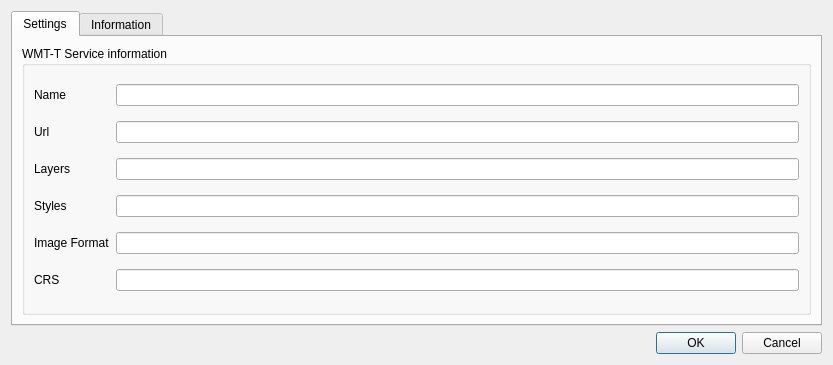
<?xml version="1.0" encoding="UTF-8"?>
<ui version="4.0">
 <class>Dialog</class>
 <widget class="QDialog" name="Dialog">
  <property name="geometry">
   <rect>
    <x>0</x>
    <y>0</y>
    <width>833</width>
    <height>365</height>
   </rect>
  </property>
  <property name="windowTitle">
   <string>Dialog</string>
  </property>
  <layout class="QGridLayout" name="gridLayout">
   <item row="0" column="0">
    <widget class="QTabWidget" name="tabWidget">
     <property name="currentIndex">
      <number>0</number>
     </property>
     <widget class="QWidget" name="tab_settings">
      <attribute name="title">
       <string>Settings</string>
      </attribute>
      <layout class="QGridLayout" name="gridLayout_4">
       <item row="0" column="0">
        <widget class="QGroupBox" name="groupBox">
         <property name="title">
          <string>WMT-T Service information</string>
         </property>
         <layout class="QGridLayout" name="gridLayout_3">
          <item row="1" column="0">
           <widget class="QLabel" name="label_2">
            <property name="text">
             <string>Url</string>
            </property>
           </widget>
          </item>
          <item row="4" column="0">
           <widget class="QLabel" name="label_5">
            <property name="text">
             <string>Image Format</string>
            </property>
           </widget>
          </item>
          <item row="0" column="0">
           <widget class="QLabel" name="label">
            <property name="text">
             <string>Name</string>
            </property>
           </widget>
          </item>
          <item row="3" column="0">
           <widget class="QLabel" name="label_4">
            <property name="text">
             <string>Styles</string>
            </property>
           </widget>
          </item>
          <item row="2" column="0">
           <widget class="QLabel" name="label_3">
            <property name="text">
             <string>Layers</string>
            </property>
           </widget>
          </item>
          <item row="0" column="1">
           <widget class="QLineEdit" name="name"/>
          </item>
          <item row="5" column="0">
           <widget class="QLabel" name="label_6">
            <property name="text">
             <string>CRS</string>
            </property>
           </widget>
          </item>
          <item row="1" column="1">
           <widget class="QLineEdit" name="url"/>
          </item>
          <item row="2" column="1">
           <widget class="QLineEdit" name="layers"/>
          </item>
          <item row="3" column="1">
           <widget class="QLineEdit" name="styles"/>
          </item>
          <item row="4" column="1">
           <widget class="QLineEdit" name="imgformat"/>
          </item>
          <item row="5" column="1">
           <widget class="QLineEdit" name="crs"/>
          </item>
         </layout>
        </widget>
       </item>
      </layout>
     </widget>
     <widget class="QWidget" name="tab_info">
      <attribute name="title">
       <string>Information</string>
      </attribute>
      <layout class="QGridLayout" name="gridLayout_2">
       <item row="0" column="0">
        <widget class="QTextBrowser" name="textBrowser">
         <property name="html">
          <string>&lt;!DOCTYPE HTML PUBLIC &quot;-//W3C//DTD HTML 4.0//EN&quot; &quot;http://www.w3.org/TR/REC-html40/strict.dtd&quot;&gt;
&lt;html&gt;&lt;head&gt;&lt;meta name=&quot;qrichtext&quot; content=&quot;1&quot; /&gt;&lt;style type=&quot;text/css&quot;&gt;
p, li { white-space: pre-wrap; }
&lt;/style&gt;&lt;/head&gt;&lt;body style=&quot; font-family:'Cantarell'; font-size:11pt; font-weight:400; font-style:normal;&quot;&gt;
&lt;p style=&quot; margin-top:0px; margin-bottom:0px; margin-left:0px; margin-right:0px; -qt-block-indent:0; text-indent:0px;&quot;&gt;To add a service, set the name (for your layer), the WMS-T service url and the layers, styles of the service (comma separated), the image format and the crs of the service.&lt;/p&gt;
&lt;p style=&quot;-qt-paragraph-type:empty; margin-top:0px; margin-bottom:0px; margin-left:0px; margin-right:0px; -qt-block-indent:0; text-indent:0px;&quot;&gt;&lt;br /&gt;&lt;/p&gt;
&lt;p style=&quot; margin-top:0px; margin-bottom:0px; margin-left:0px; margin-right:0px; -qt-block-indent:0; text-indent:0px;&quot;&gt;Working example:&lt;/p&gt;
&lt;p style=&quot;-qt-paragraph-type:empty; margin-top:0px; margin-bottom:0px; margin-left:0px; margin-right:0px; -qt-block-indent:0; text-indent:0px;&quot;&gt;&lt;br /&gt;&lt;/p&gt;
&lt;ul style=&quot;margin-top: 0px; margin-bottom: 0px; margin-left: 0px; margin-right: 0px; -qt-list-indent: 1;&quot;&gt;&lt;li style=&quot; margin-top:12px; margin-bottom:0px; margin-left:0px; margin-right:0px; -qt-block-indent:0; text-indent:0px;&quot;&gt;Name: KNMI Regen&lt;/li&gt;
&lt;li style=&quot; margin-top:0px; margin-bottom:0px; margin-left:0px; margin-right:0px; -qt-block-indent:0; text-indent:0px;&quot;&gt;Url: http://geoservices.knmi.nl/cgi-bin/RADNL_OPER_R___25PCPRR_L3.cgi&lt;/li&gt;
&lt;li style=&quot; margin-top:0px; margin-bottom:0px; margin-left:0px; margin-right:0px; -qt-block-indent:0; text-indent:0px;&quot;&gt;Layers: RADNL_OPER_R___25PCPRR_L3_COLOR&lt;/li&gt;
&lt;li style=&quot; margin-top:0px; margin-bottom:0px; margin-left:0px; margin-right:0px; -qt-block-indent:0; text-indent:0px;&quot;&gt;Styles:&lt;/li&gt;
&lt;li style=&quot; margin-top:0px; margin-bottom:12px; margin-left:0px; margin-right:0px; -qt-block-indent:0; text-indent:0px;&quot;&gt;CRS: EPSG:28992&lt;/li&gt;&lt;/ul&gt;
&lt;ul style=&quot;margin-top: 0px; margin-bottom: 0px; margin-left: 0px; margin-right: 0px; -qt-list-indent: 1;&quot;&gt;&lt;li style=&quot; margin-top:12px; margin-bottom:0px; margin-left:0px; margin-right:0px; -qt-block-indent:0; text-indent:0px;&quot;&gt;Name: KNMI Regen&lt;/li&gt;
&lt;li style=&quot; margin-top:0px; margin-bottom:0px; margin-left:0px; margin-right:0px; -qt-block-indent:0; text-indent:0px;&quot;&gt;Url: http://geoservices.knmi.nl/cgi-bin/RADNL_OPER_R___25PCPRR_L3.cgi&lt;/li&gt;
&lt;li style=&quot; margin-top:0px; margin-bottom:0px; margin-left:0px; margin-right:0px; -qt-block-indent:0; text-indent:0px;&quot;&gt;Layers: RADNL_OPER_R___25PCPRR_L3_KNMI&lt;/li&gt;
&lt;li style=&quot; margin-top:0px; margin-bottom:0px; margin-left:0px; margin-right:0px; -qt-block-indent:0; text-indent:0px;&quot;&gt;Styles: default&lt;/li&gt;
&lt;li style=&quot; margin-top:0px; margin-bottom:12px; margin-left:0px; margin-right:0px; -qt-block-indent:0; text-indent:0px;&quot;&gt;CRS: EPSG:28992&lt;/li&gt;&lt;/ul&gt;
&lt;p style=&quot; margin-top:0px; margin-bottom:0px; margin-left:0px; margin-right:0px; -qt-block-indent:0; text-indent:0px;&quot;&gt;&lt;br /&gt;&lt;/p&gt;&lt;/body&gt;&lt;/html&gt;</string>
         </property>
        </widget>
       </item>
      </layout>
     </widget>
    </widget>
   </item>
   <item row="1" column="0">
    <widget class="QDialogButtonBox" name="buttonBox">
     <property name="orientation">
      <enum>Qt::Horizontal</enum>
     </property>
     <property name="standardButtons">
      <set>QDialogButtonBox::Cancel|QDialogButtonBox::Ok</set>
     </property>
    </widget>
   </item>
  </layout>
 </widget>
 <resources/>
 <connections>
  <connection>
   <sender>buttonBox</sender>
   <signal>accepted()</signal>
   <receiver>Dialog</receiver>
   <slot>accept()</slot>
   <hints>
    <hint type="sourcelabel">
     <x>248</x>
     <y>254</y>
    </hint>
    <hint type="destinationlabel">
     <x>157</x>
     <y>274</y>
    </hint>
   </hints>
  </connection>
  <connection>
   <sender>buttonBox</sender>
   <signal>rejected()</signal>
   <receiver>Dialog</receiver>
   <slot>reject()</slot>
   <hints>
    <hint type="sourcelabel">
     <x>316</x>
     <y>260</y>
    </hint>
    <hint type="destinationlabel">
     <x>286</x>
     <y>274</y>
    </hint>
   </hints>
  </connection>
 </connections>
</ui>
